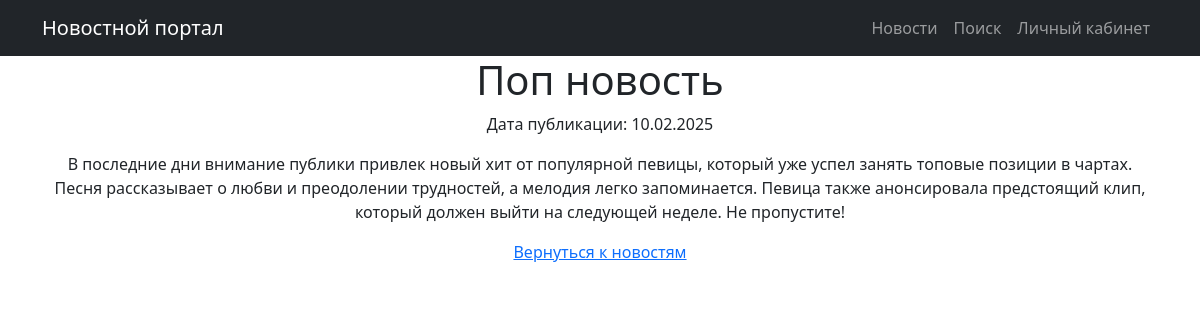
/posts/34/, run on an earlier commit of the app's database.
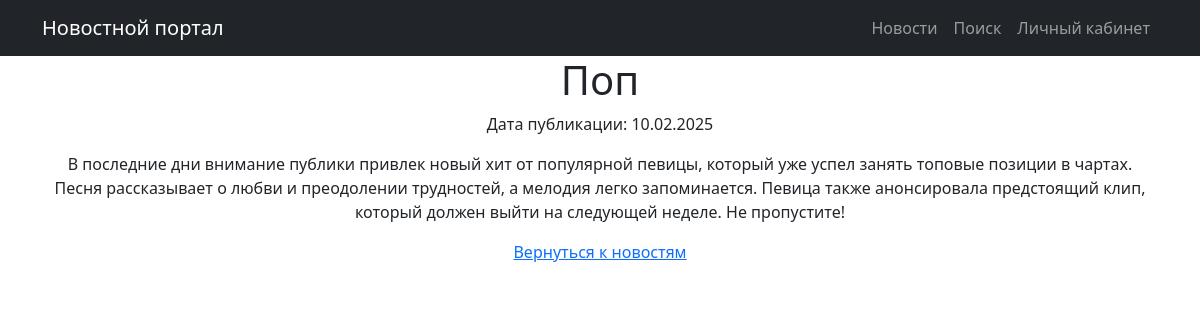
And on a later commit of the database.
### news/models.py (models this page shows, shortened)
class Post(models.Model):
    author = models.ForeignKey(Author, on_delete=models.CASCADE, related_name="posts")
    post_type = models.CharField(max_length=2, choices=POST_TYPES, default=article)
    created_at = models.DateTimeField(auto_now_add=True)
    categories = models.ManyToManyField(Category, through='PostCategory', related_name="posts")
    title = models.CharField(max_length=128)
    content = models.TextField()
    rating = models.IntegerField(default=0)

### news/views.py (the view)
# urls.py: path('posts/<int:pk>/', NewsDetail.as_view(), name='news_detail'),
class NewsDetail(DetailView):
    model = Post
    template_name = 'post/news_detail.html'
    context_object_name = 'post'
    def get_object(self, *args, **kwargs):  # переопределяем метод получения объекта, как ни странно
        obj = cache.get(f'post-{self.kwargs["pk"]}',
                        None)  # кэш очень похож на словарь, и метод get действует так же. Он забирает значение по ключу, если его нет, то забирает None.
        if not obj:
            obj = super().get_object(queryset=self.queryset)
            cache.set(f'product-{self.kwargs["pk"]}', obj)
        return obj

### news/templatetags/custom_filters.py (called while the page is built)
@register.filter()
def censor(value):
    if not isinstance(value, str):
        raise TypeError("Фильтр 'censor' может применяться только к строкам.")
    for words in unwanted_words:
        value = value.replace(words[1:], '*' * len(words[1:]))
    return value

### templates/post/news_detail.html (shortened to what this page needs)
{% extends 'flatpages/default.html' %}
{% load custom_filters %}
{% block content %}
<h1>{{ post.title|censor }}</h1>
<p>Дата публикации: {{ post.created_at|date:"d.m.Y" }}</p>
<p>{{ post.content|censor }}</p>
<a href="{% url 'news_list' %}">Вернуться к новостям</a>
{% endblock content %}

What changed in the data, as far as the page shows it:
changed Post: title|censor "Поп новость" → "Поп"
